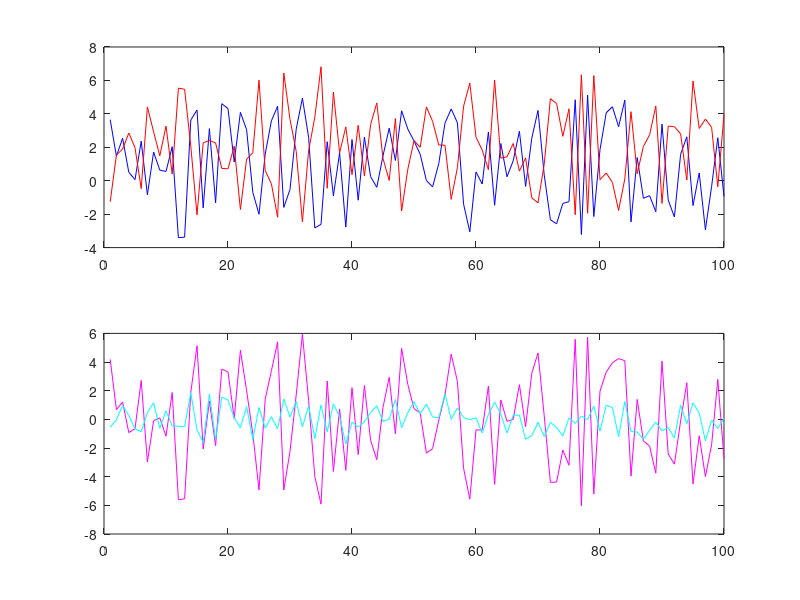
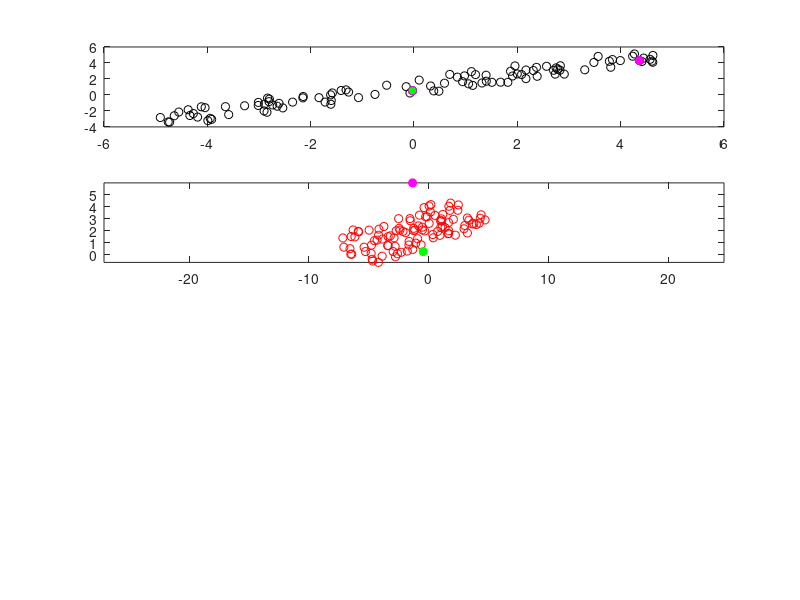

The MATLAB source for these figures, in order:
% from steve brunton's lecture

clear all; close all; clc


x1 = rand(1, 100)*10;
x1 = x1-mean(x1);

x2 = x1*tan(pi*40/180)+2*rand(1, length(x1));

x3 = x1*tan(pi*60/180-pi/2)*1.25+4*rand(1, length(x1));

X =[x2' x3']; % 100 x 2


% SVD: X = U*S*V*

[u, s, v] = svd(X)
[c, sc]=pca(X);

% u: 100* 100
% s: 100*2
% v: 2*2

% U*S = X*V
figure; 

subplot(2, 1, 1)
plot(X(:, 1), 'b');
hold on
plot(X(:, 2), 'r')


subplot(2, 1, 2)
plot(sc(:, 1), 'm');
hold on
plot(sc(:, 2), 'c')

figure; plot(X(:, 1), X(:, 2), 'ko')


xproject = X*v;


subplot(4, 1, 1)
plot(x1, x2, 'ko'); hold on
plot(x1(20), x2(20), 'mo', 'markerfacecolor', 'm')
plot(x1(60), x2(60), 'mo', 'markerfacecolor', 'g')

subplot(4, 1, 2)
plot(xproject(:, 1), xproject(:, 2), 'ro'); hold on

x12project_single=[x1(20) x2(20)]*v;
x12project_single2=[x1(60) x2(60)]*v;

plot(x12project_single(1), x12project_single(2), 'mo', 'markerfacecolor', 'm')
plot(x12project_single2(1), x12project_single2(2), 'go', 'markerfacecolor', 'g')

axis equal
